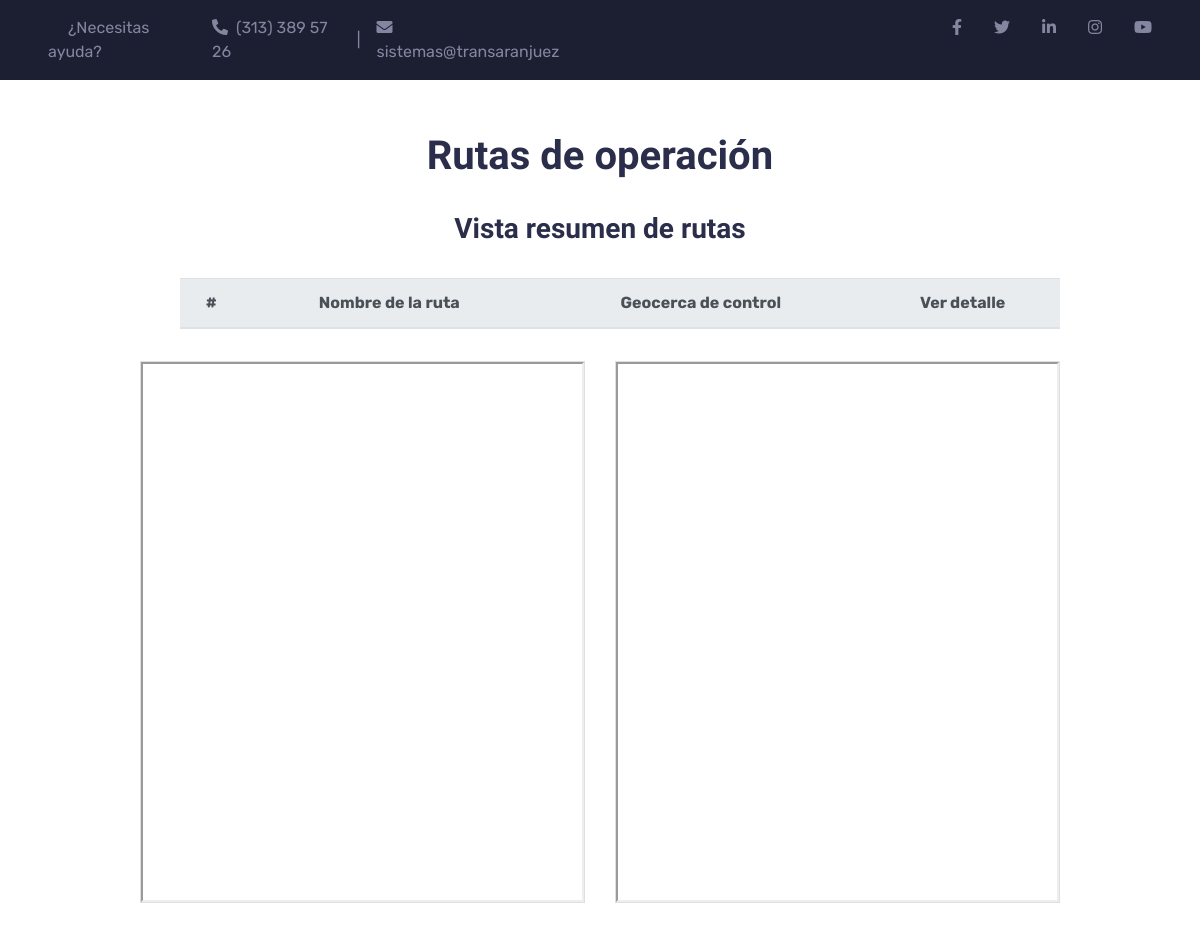
The page /horarios/rutas/ (upper part) on the database as committed earlier.
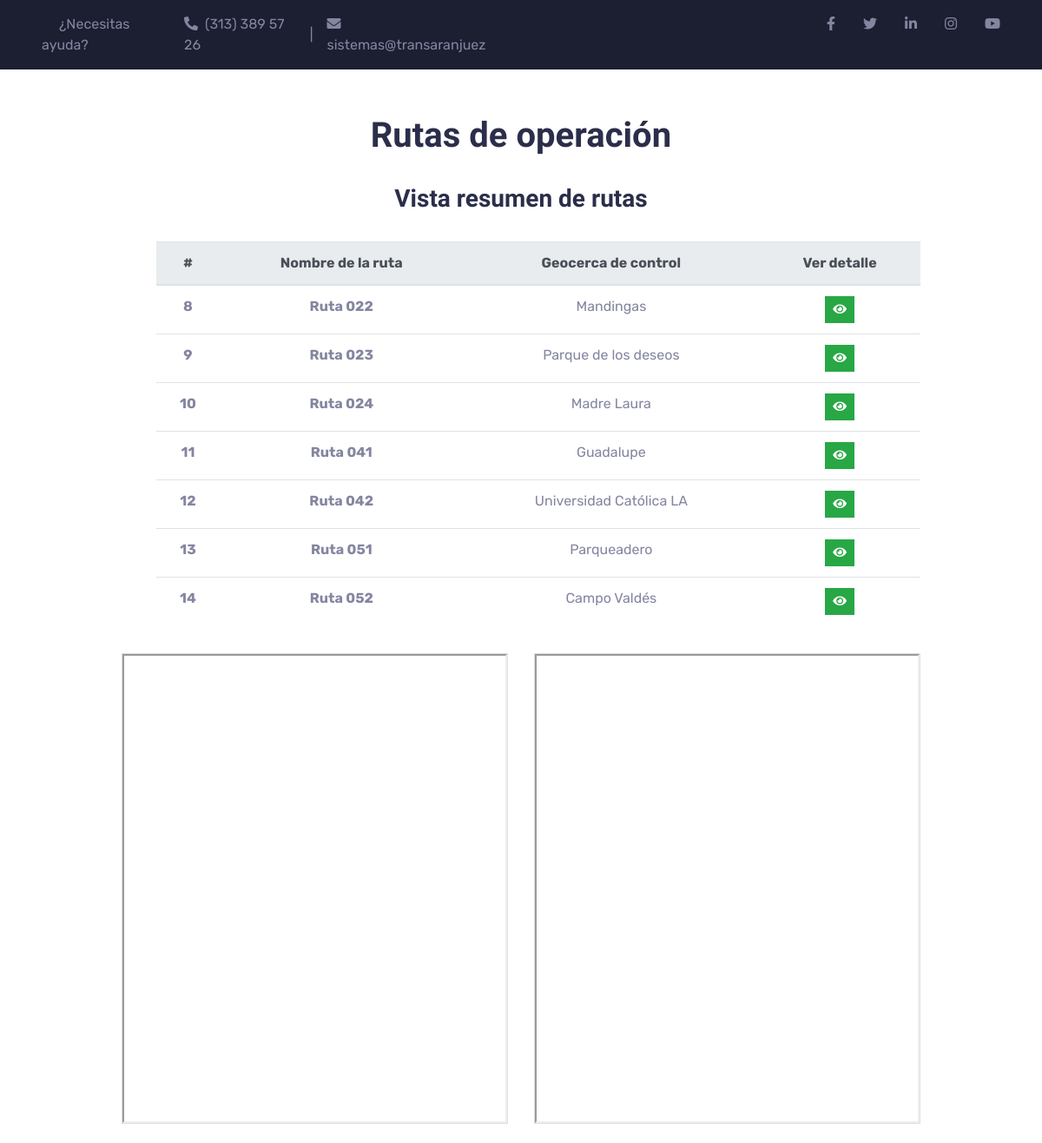
The same page on the database as committed later.
### horarios/models.py (models this page shows, shortened)
class rutas(models.Model):
    nombre = models.CharField(max_length=150)
    geocerca = models.CharField(max_length=150)
    documento = models.ForeignKey(
        conductores, null=True, blank=True, on_delete=models.CASCADE)
    numero_interno = models.ForeignKey(
        vehiculos, null=True, blank=True, on_delete=models.CASCADE)

### horarios/views.py (the view)
# urls.py: path('horarios/rutas/', views.ver_rutas, name='rutas'),
def ver_rutas(request):
    listado_rutas = rutas.objects.all()
    return render(request, 'rutas.html', {'rutas': listado_rutas})

### horarios/templates/rutas.html (shortened to what this page needs)
{% extends 'base.html' %}
{% block content %}
<h1>Rutas de operación</h1>
<br>
<h3>Vista resumen de rutas</h3>
<ul>
    <br>
    <div class="table-responsive">
        <table class="table">
            <thead class="thead-light">
                <tr>
                    <th scope="col">#</th>
                    <th scope="col">Nombre de la ruta</th>
                    <th scope="col">Geocerca de control</th>
                    <th scope="col">Ver detalle</th>
                </tr>
            </thead>
            <tbody>
                {% for ruta in rutas %}
                <tr>
                    <th scope="row">{{ruta.id}}</th>
                    <th>{{ruta.nombre}}</th>
                    <td>{{ruta.geocerca}}</td>
                    <td>
                        <div class="btn-group btn-group-sm" role="group">
                            <a class="btn btn-sm btn-success" href="#" ><i class="fa fa-eye"></i></a>
                        </div>
                    </td>
                </tr>
                {% endfor %}
            </tbody>
        </table>
    </div>
</ul>
<div class="row row-cols-1 row-cols-md-2" >
    <div class="col mb-4" id="1">
        <div class="card">
            <iframe src="https://www.google.com/maps/d/u/0/embed?mid=1HrPAkSl8YlIRKMDonhyxLVAjGzADgh8&ehbc=2E312F"
                width="640" height="480"></iframe>
        </div>
    </div>
    <div class="col mb-4" id="2">
        <div class="card">
            <iframe src="https://www.google.com/maps/d/u/0/embed?mid=1qqCQfAT7F9ni_e-F6HYyiSDailGfyes&ehbc=2E312F"
                width="640" height="480"></iframe>
        </div>
    </div>
</div>
{% endblock %}

Rows that differ between the two databases and show on the page:
added rutas: id "8", nombre "Ruta 022", geocerca "Mandingas"
added rutas: id "9", nombre "Ruta 023", geocerca "Parque de los deseos"
added rutas: id "10", nombre "Ruta 024", geocerca "Madre Laura"
added rutas: id "11", nombre "Ruta 041", geocerca "Guadalupe"
added rutas: id "12", nombre "Ruta 042", geocerca "Universidad Católica LA"
added rutas: id "13", nombre "Ruta 051", geocerca "Parqueadero"
added rutas: id "14", nombre "Ruta 052", geocerca "Campo Valdés"
